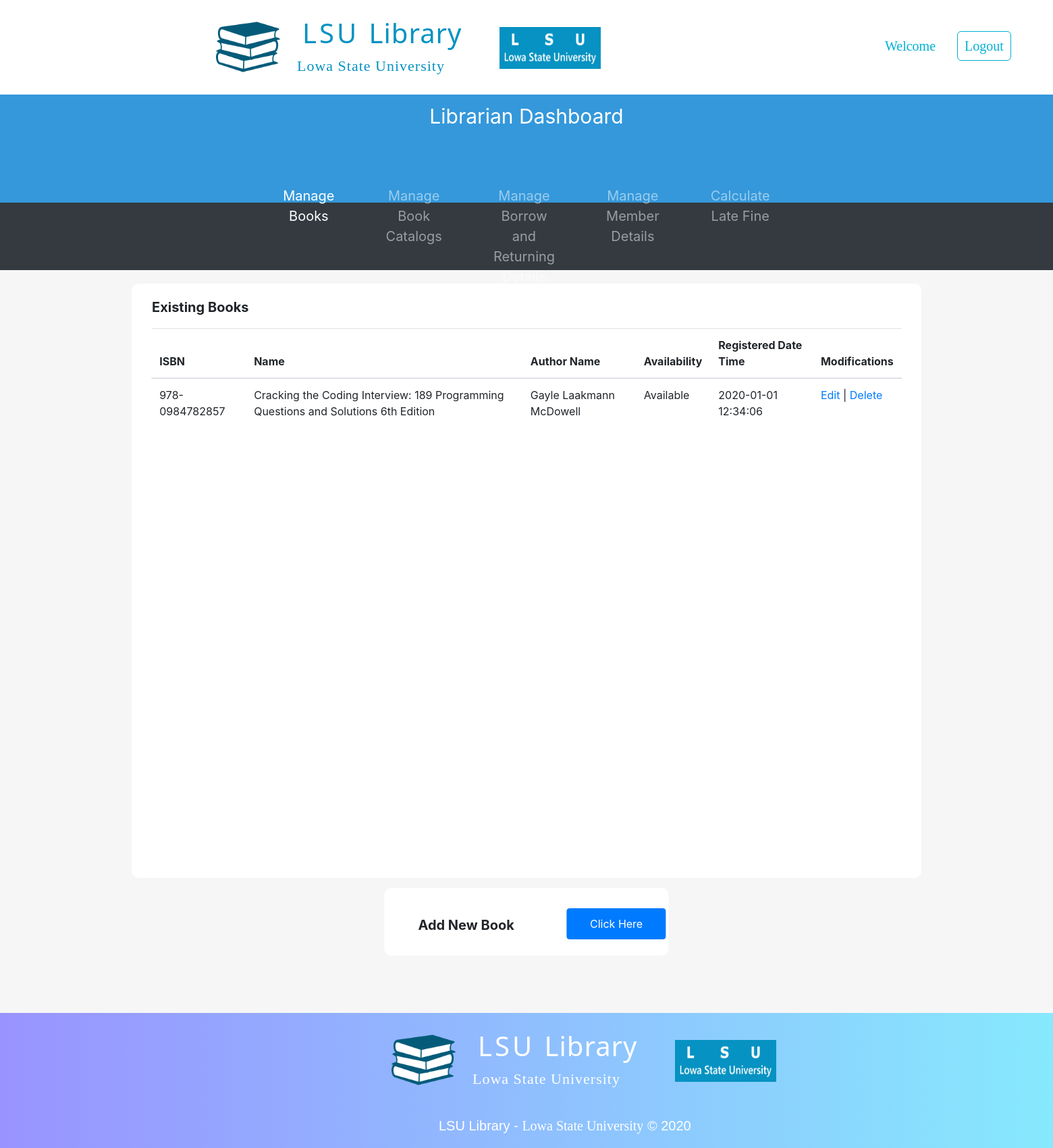
/librarianDashboard/1.manageBooks/librarianDashboard.php, run on an earlier commit of the app's database.
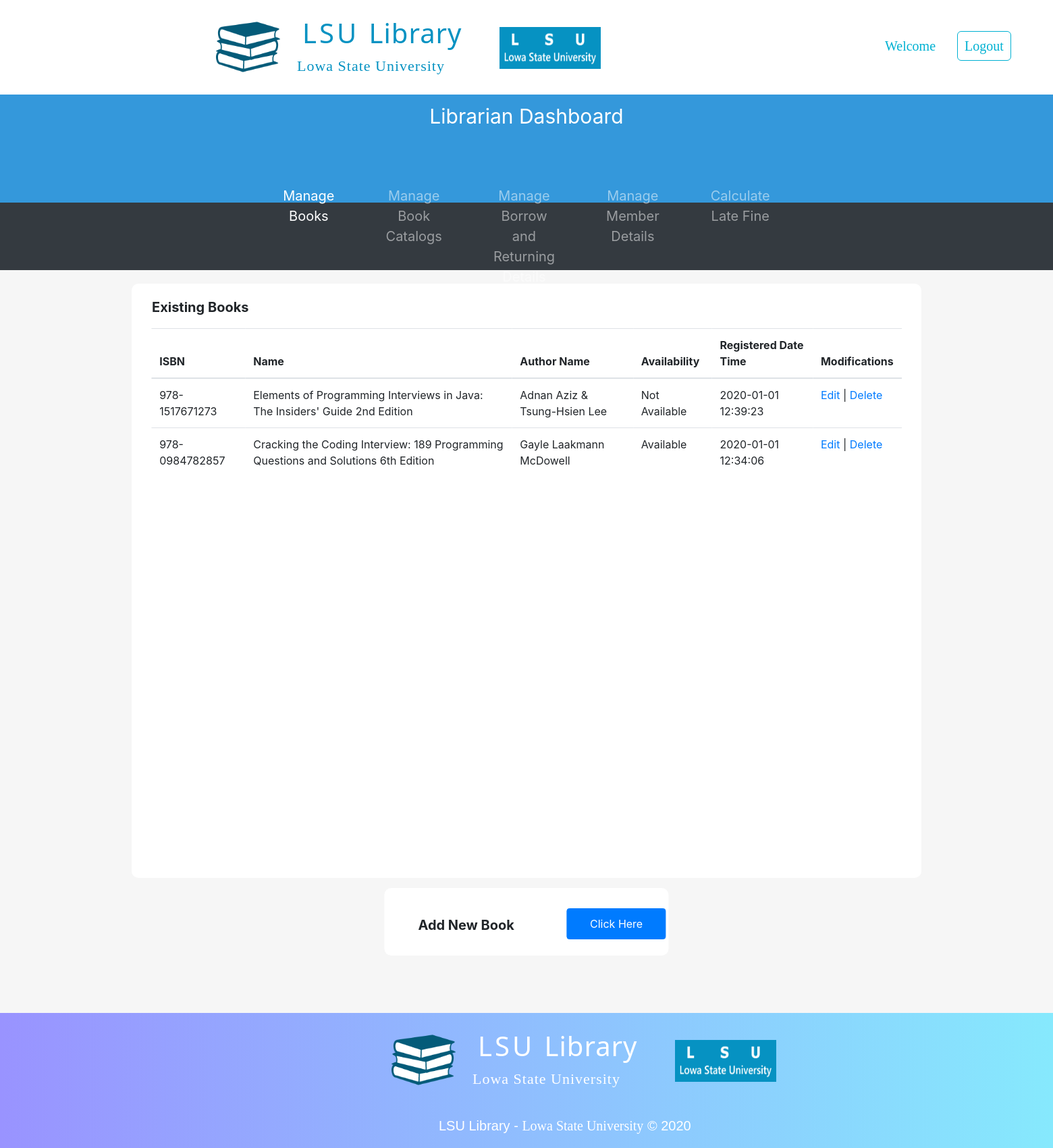
And on a later commit of the database.
### tables this page shows
CREATE TABLE Book(
  ISBN VARCHAR(17) NOT NULL,
  Name VARCHAR(200) NOT NULL,
  baID INT NOT NULL,
  RegisteredDateTime DATETIME DEFAULT CURRENT_TIMESTAMP,
  PRIMARY KEY (ISBN),
  FOREIGN KEY (baID) REFERENCES BookAvailability (ID)
);

CREATE TABLE BookAuthor(
  bISBN VARCHAR(17) NOT NULL,
  Author VARCHAR(50) NOT NULL,
  PRIMARY KEY (bISBN, Author),
  FOREIGN KEY (bISBN) REFERENCES Book (ISBN)
);

CREATE TABLE BookAvailability(
  ID INT AUTO_INCREMENT,
  Availability VARCHAR(15) NOT NULL,
  PRIMARY KEY (ID)
);

### librarianDashboard/1.manageBooks/librarianDashboard.php (the view, shortened to what this page needs)
<?php
  include_once("../../LSULibraryDBConnection.php");
?>
<!DOCTYPE html>
<html>
  <head>
    <link rel="stylesheet" href="../../assets/css/defaultLayout.css">
    <link rel="stylesheet" href="../../assets/bootstrap/css/bootstrap.min.css">
  </head>
  <body>
        <div style="height: 140px; width: 100%;">
              <div id="logoSection">
                <img src="../../assets/Images/LSULibraryLogo.png" alt="LSU Library Logo" id="lsuLibraryLogoIcon">
                <h1 id="mainTitle"> LSU <span id="mainTitleSpan">Library</span> </h1>
                <p id="mainTitleSub">Lowa State University</p>
                <img src="../../assets/Images/LSUUniversityLogo.png" alt="LSU Logo" id="lsuLogoIcon">
              </div>
              <table id="navSection">
                <tr>
                  <td class="navItem" id="navItem1"> <a href="#">Welcome</a> </td>
                  <td class="navItem" id="navItem2"> <a href="#" data-toggle="modal" data-target="#loginFormModel">Logout</a> </td>
                </tr>
              </table>
        </div>
            <div style="background-color: #3498DB;
                        width: 100%;
                        height: 160px;">
              <p style="font-size: 30px;
                        color: white;
                        text-align: center;
                        padding-top: 10px;">Librarian Dashboard</p>
              <div style="position: absolute;
                          left: 50%;
                          transform: translate(-50%,-0%);">
              </div>
            </div>
            <nav class="navbar navbar-expand-sm bg-dark navbar-dark" style="height: 100px;">
              <ul class="navbar-nav" style="text-align: center;
                                            position: absolute;
                                            left: 50%;
                                            transform: translate(-50%,-0%);
                                            font-size: 20px;">
                <li class="nav-item active">
                  <a class="nav-link" href="#">Manage Books</a>
                </li>
                <li class="nav-item">
                  <a class="nav-link" href="../2.manageBookCatalog/manageBookCatalog.php">Manage Book Catalogs</a>
                </li>
                <li class="nav-item">
                  <a class="nav-link" href="#">Manage Borrow and Returning Details</a>
                </li>
                <li class="nav-item">
                  <a class="nav-link" href="#">Manage Member Details</a>
                </li>
                <li class="nav-item">
                  <a class="nav-link" href="#">Calculate Late Fine</a>
                </li>
              </ul>
            </nav>
          <div style="width: 100%;
                      height: 1100px;
                      background-color: #F6F6F6;">
            <div style="width: 75%;
                        height: 880px;
                        background-color: #FFFFFF;
                        border-radius: 10px;
                        position: relative;
                        left: 50%;
                        transform: translateX(-50%);
                        top: 20px;">
              <p style="font-size: 20px;
                        padding-left: 30px;
                        padding-top: 20px;"><b>Existing Books</b></p>
              <div style="width: 95%;
                          height: 790px;
                          background-color: white;
                          position: absolute;
                          left: 50%;
                          transform: translateX(-50%);
                          overflow-y: scroll;">
                <?php
                  $bookDetailsSQL = "SELECT b.ISBN, b.Name, ba.Availability, b.RegisteredDateTime FROM Book b
                                    INNER JOIN BookAvailability ba ON ba.ID = b.baID
                                    ORDER BY RegisteredDateTime DESC;";
                  $bookDetailsResult = mysqli_query($databaseConn, $bookDetailsSQL);
                ?>
                <table class="table table-hover fixed_header" style="border-radius: 10px;">
                  <thead>
                    <tr>
                      <th> ISBN </th>
                      <th> Name </th>
                      <th> Author Name </th>
                      <th> Availability </th>
                      <th> Registered Date Time </th>
                      <th> Modifications </th>
                    </tr>
                  </thead>
                  <tbody>
                      <?php
                        while($bookDetailsRow = mysqli_fetch_array($bookDetailsResult)){
                          $ISBN = $bookDetailsRow["ISBN"];
                      ?>
                    <tr>
                      <td title="ISBN"><?php echo $ISBN ?></td>
                      <td title="Book Name"><?php echo $bookDetailsRow["Name"]; ?></td>
                        <?php
                          $bookAuthorSQL = "SELECT Author FROM BookAuthor WHERE bISBN = '$ISBN';";
                          $bookAuthorResult = mysqli_query($databaseConn, $bookAuthorSQL);
                          $bookAuthorRowCount = mysqli_num_rows($bookAuthorResult);
                          if($bookAuthorRowCount == 1){
                            while($bookAuthorRow = mysqli_fetch_array($bookAuthorResult)){
                              ?><td  title="Book Author"><?php echo $bookAuthorRow["Author"]; ?></td><?php
                            }
                          }
                          else if($bookAuthorRowCount == 2){
                            $bookAuthor = [];
                            while($bookAuthorRow = mysqli_fetch_array($bookAuthorResult)){
                              $bookAuthor[] = $bookAuthorRow["Author"];
                            }
                            ?><td  title="Book Author"><?php echo $bookAuthor[0]." & ".$bookAuthor[1]; ?></td><?php
                          }
                        ?>
                      <td title="Availability"><?php echo $bookDetailsRow["Availability"]; ?></td>
                      <td title="Registered Date Time"><?php echo $bookDetailsRow["RegisteredDateTime"]; ?></td>
                      <td>
                          <a href="updateBookDetails.php?isbn=<?php echo $ISBN ?>"> Edit </a>
						            | <a href="deleteBook.php?isbn=<?php echo $ISBN ?>"
                          onClick="return confirm('This book and along with connections to this book will be removed.\nAre you such you want to continue?')">
                          Delete
                        </a>
                      </td>
                    </tr>
                      <?php } ?>
                  </tbody>
                </table>
              </div>
            </div>
            <div style="width: 27%;
                        height: 100px;
                        background-color: #FFFFFF;
                        border-radius: 10px;
                        position: relative;
                        left: 50%;
                        transform: translateX(-50%);
                        top: 35px;">
              <p style="font-size: 20px;
                        padding-left: 50px;
                        padding-top: 40px;"><b>Add New Book</b></p>
              <button type="button" class="btn btn-primary" data-toggle="modal" data-target="#addBookModal"
               style="padding: 10px;
                      width: 35%;
                      position: absolute;
                      left: 270px;
                      top: 30px;">
                Click Here
              </button>
            </div>
          </div>
          <div id="footer">
            <div id="footerLogoSection">
              <img src="../../assets/images/LSULibraryLogo.png" alt="LSU Library Logo" id="lsuLibraryLogoIcon">
              <h1 id="mainTitle"> LSU <span id="mainTitleSpan">Library</span> </h1>
              <p id="mainTitleSub">Lowa State University</p>
              <img src="../../assets/images/LSUUniversityLogo.png" alt="LSU Logo" id="lsuLogoIcon">
            </div>
            <p id="footerText1Main">LSU Library - <span id="footerText1Sub">Lowa State University</span> &copy; 2020</p>
          </div>
  </body>
</html>

### assets/css/defaultLayout.css (style rules this page uses)
* { margin: 0; }
#lsuLibraryLogoIcon { height: 95px; width: 95px; position: relative; top: 122px; left: -120px; }
#logoSection { position: relative; top: -100px; left: 440px; }
#mainTitle { color: #0692c2; letter-spacing: 4px; font-family: 'Noto Sans', sans-serif; font-size: 40px; padding-top: 30px; padding-left: 8px; }
#mainTitleSpan { letter-spacing: 1px; }
#mainTitleSub { font-size: 22px; font-family: verdana; color: #0692c2; letter-spacing: 1px; }
#lsuLogoIcon { height: 62px; width: 150px; position: relative; top: -90px; left: 300px; }
#navSection { position: relative; top: -240px; left: 1280px; }
.navItem { padding-left: 20px; }
.navItem a { font-size: 25px; text-decoration: none; color: #00B1D2FF; font-family: verdana; font-size: 20px; border-style: solid; border-width: thin; border-radius: 6px; padding: 10px; }
#navItem1 a { border-color: white; transition-duration: 0.4s; }
#navItem2 a { transition-duration: 0.4s; }
#footer { background-image: linear-gradient(to right, #9993ff, #86e9fd); height: 200px; }
#footerLogoSection { position:relative; top: -100px; left: 700px; }
#footerLogoSection h1 { color: white; }
#footerLogoSection span { color: white; }
#footerLogoSection p { color: white; }
#footerText1Main { position: relative; top: -140px; left: 650px; font-family: sans-serif; font-size: 20px; color: white; }
#footerText1Sub { font-family: serif; font-size: 20px; color: white; }

### librarianDashboard/1.manageBooks/librarianDashboard.php (style rules this page uses)
nav li { margin-left:30px; margin-right:30px; }

What changed in the data, as far as the page shows it:
added book: ISBN "978-1517671273", Name "Elements of Programming Interviews in Java: The Insiders' Guide 2nd Edition", bookAuthor "Adnan Aziz", bookAuthor "Tsung-Hsien Lee", baID.Availability "Not Available", RegisteredDateTime "2020-01-01 12:39:23"
